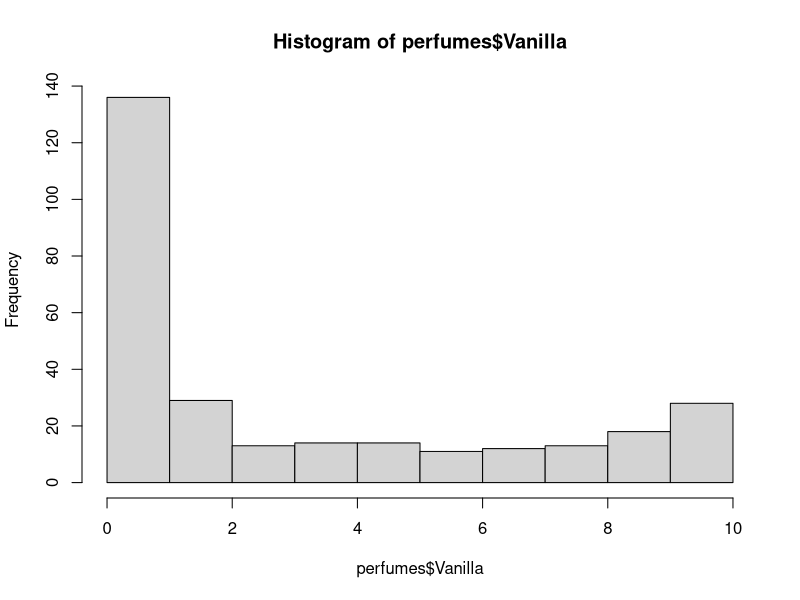
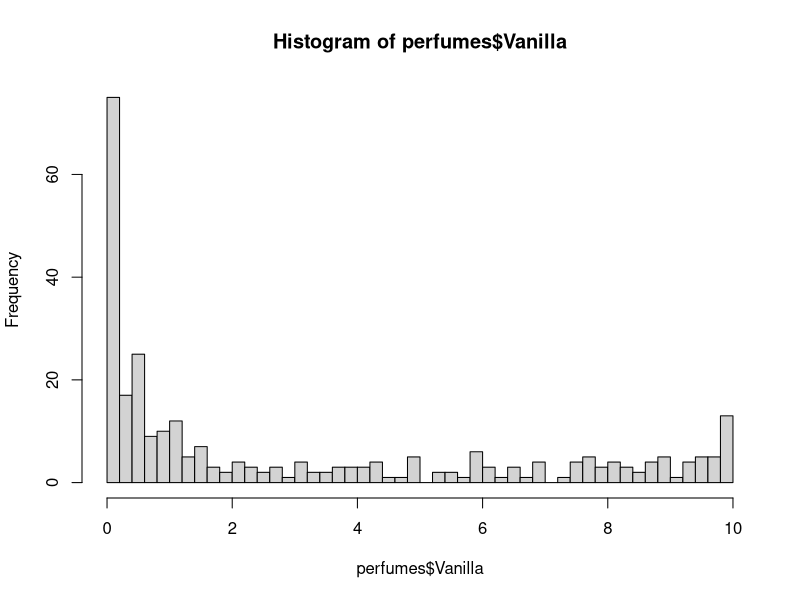
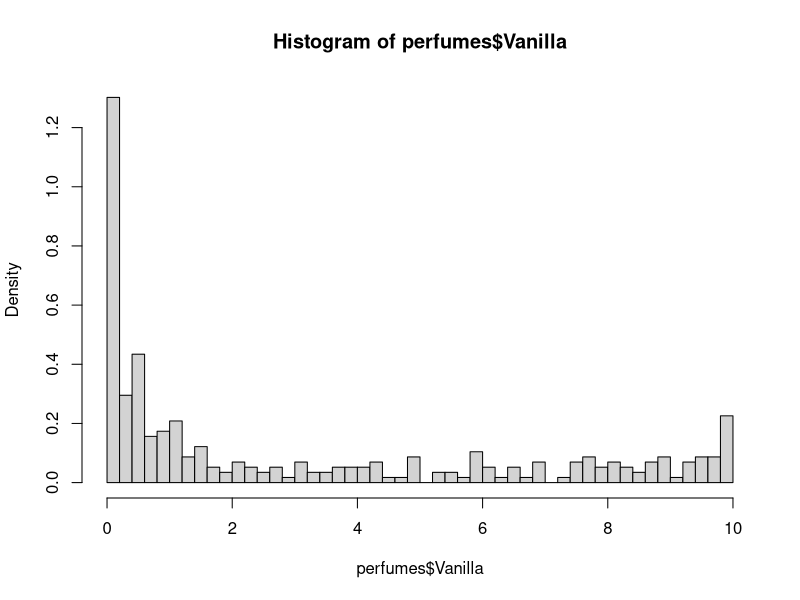
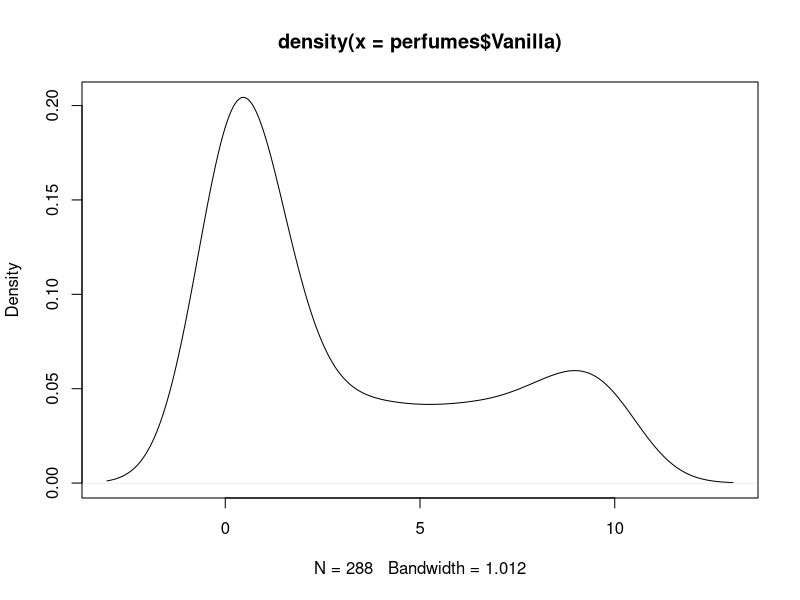
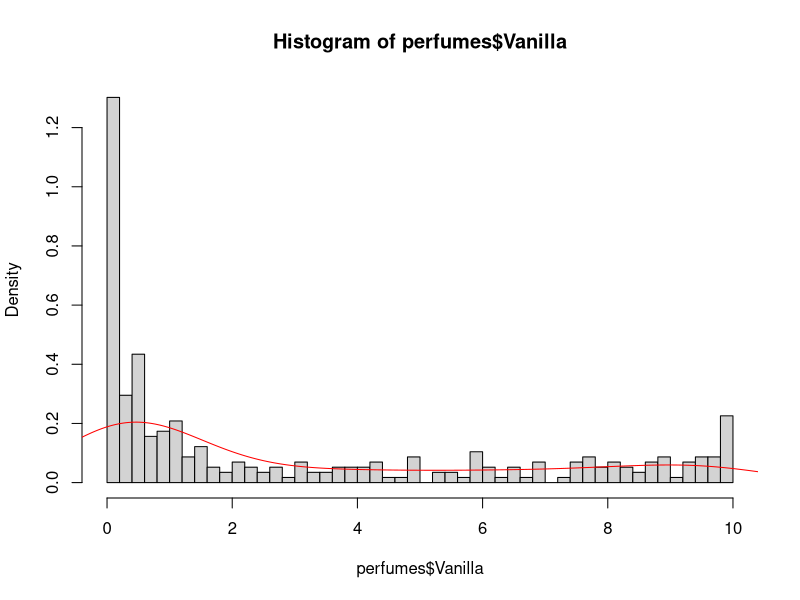
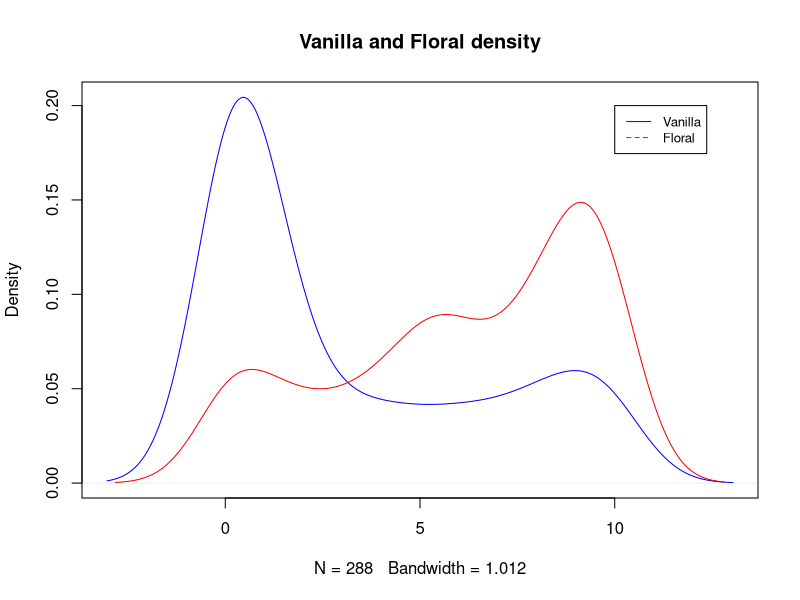
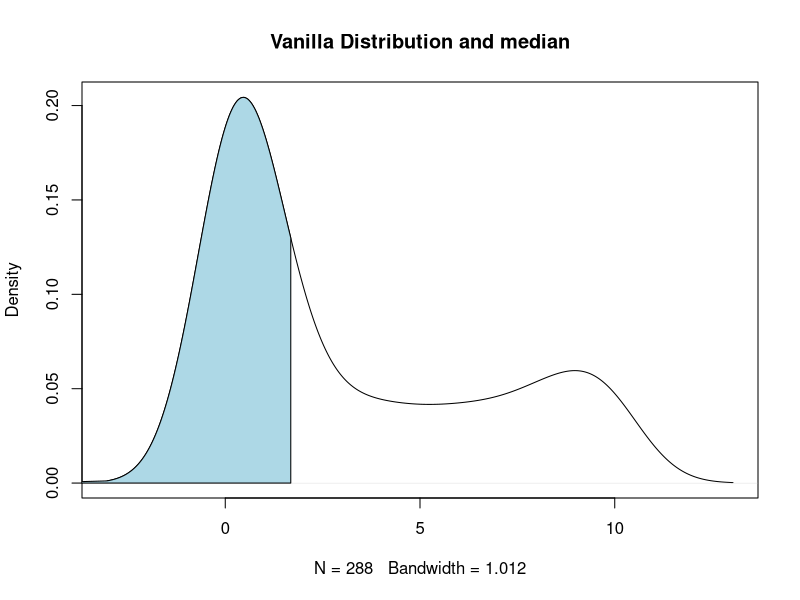
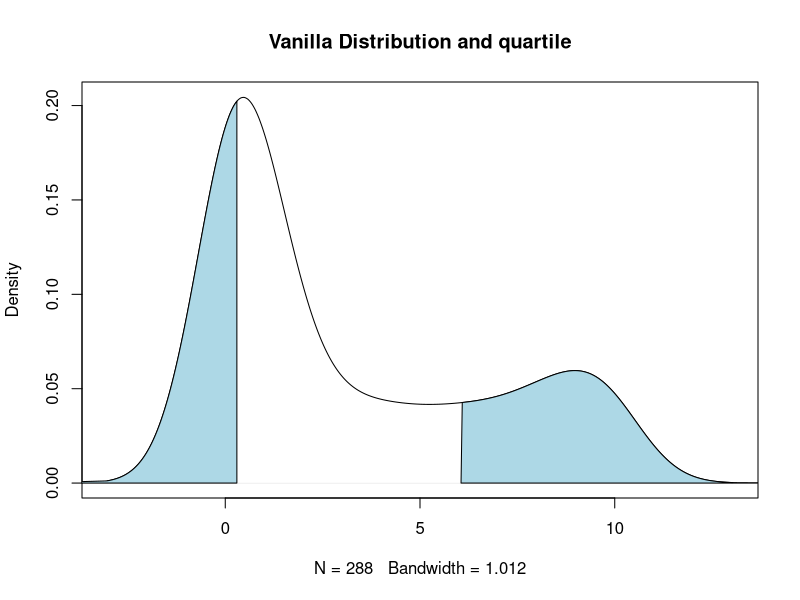

These figures' R source, in order:
## ---- chunk 1
perfumes <- read.csv("data/perfumes_qda_experts.csv")
## ---- chunk 2
hist(perfumes$Vanilla)
## ---- chunk 3
hist(perfumes$Vanilla, breaks = 50)
## ---- chunk 4
hist(perfumes$Vanilla, breaks = 50, probability = TRUE)
## ---- chunk 5
plot(density(perfumes$Vanilla))
## ---- chunk 6
hist(perfumes$Vanilla, breaks = 50, probability = TRUE)
lines(density(perfumes$Vanilla), col="red")
## ---- chunk 7
plot(density(perfumes$Vanilla), col="blue", main="Vanilla and Floral density")
lines(density(perfumes$Floral), col="red")

legend(10, 0.2, legend=c("Vanilla", "Floral"),
       col=c("blue", "red"), lty=1:2, cex=0.8)

## ---- chunk 8
d<-density(perfumes$Vanilla)
# Plot the line
plot(d, main="Vanilla Distribution and median")
p50=which.max(cumsum(d$y/sum(d$y)) >= 0.50)

# Plot the shading
polygon(c(-5, d$x[1:p50], d$x[p50]), c(0, d$y[1:p50], 0), col = 'lightblue')
## ---- chunk 9
d<-density(perfumes$Vanilla)

# Plot the line
plot(d, main="Vanilla Distribution and quartile")
p25=which.max(cumsum(d$y/sum(d$y)) >= 0.25)
p75=which.max(cumsum(d$y/sum(d$y)) >= 0.75)

# Plot the shading
polygon(c(-5, d$x[1:p25], d$x[p25]), c(0, d$y[1:p25], 0), col = 'lightblue')
poly_range <- d$x > d$x[p75] 
polygon(c(d$x[p75], d$x[poly_range], 15),c(0, d$y[poly_range], 0),col = "lightblue") 
## ---- chunk 10
d<-density(perfumes$Vanilla)

# Plot the line
plot(d, main="Vanilla Distribution and quantiles")
p025=which.max(cumsum(d$y/sum(d$y)) >= 0.025)
p975=which.max(cumsum(d$y/sum(d$y)) >= 0.975)

# Plot the shading
polygon(c(-5, d$x[1:p025], d$x[p025]), c(0, d$y[1:p025], 0), col = 'lightblue')
poly_range <- d$x > d$x[p975] 
polygon(c(d$x[p975], d$x[poly_range], 15),c(0, d$y[poly_range], 0),col = "lightblue")

# Plot the vline
abline(v=mean(perfumes$Vanilla))
text(mean(perfumes$Vanilla),0.2, "mean", pos=2)

abline(v=d$x[p975])
text(d$x[p975],0.2, "Q97.5", pos=2)

abline(v=d$x[p025])
text(d$x[p025],0.2, "Q0.25", pos=2)
## ---- chunk 11
par(mfrow=c(1,3))
boxplot(perfumes$Floral, main="Floral")
text(0.75,mean(perfumes$Floral)+0.25, "mean", pos=2)
abline(h=mean(perfumes$Floral))
text(0.75,min(perfumes$Vanilla)+0.25, "min", pos=2)
abline(h=min(perfumes$Vanilla))
text(0.75,quantile(perfumes$Floral, probs = 0.25)+0.25, "q1", pos=2)
abline(h=quantile(perfumes$Floral, probs = 0.25))
text(0.75,quantile(perfumes$Floral, probs = 0.75)+0.25, "q3", pos=2)
abline(h=quantile(perfumes$Floral, probs = 0.75))
text(0.75,quantile(perfumes$Floral, probs = 0.5)+0.25, "Median", pos=2)
abline(h=quantile(perfumes$Floral, probs = 0.5))
text(0.75,quantile(perfumes$Floral, probs = 1)+0.25, "max", pos=2)
abline(h=quantile(perfumes$Floral, probs = 1))

boxplot(perfumes$Vanilla, main="Vanilla")
text(0.75,mean(perfumes$Vanilla)+0.25, "mean", pos=2)
abline(h=mean(perfumes$Vanilla))

boxplot(perfumes$Citrus, main="Citrus")
abline(h=mean(perfumes$Citrus))
text(0.75,mean(perfumes$Citrus)+0.25, "mean", pos=2)
## ---- chunk 12
library(tidyverse)
## ---- chunk 13
perfumes <- perfumes %>% filter(Product=="Angel"|Product=="Chanel N5"|Product=="J'adore ET")
## ---- chunk 14
ggplot(perfumes)+aes(x=Floral, color=Product)+geom_density()
## ---- chunk 15
ggplot(perfumes)+aes(y=Floral, x= Product, color=Product)+geom_boxplot()
## ---- chunk 16
ggplot(perfumes)+aes(y=Floral, x= Product, color=Product)+geom_boxplot() + 
stat_summary(fun=mean, geom="line", aes(group=1), color="black") + 
stat_summary(fun=mean, geom="point")
## ---- chunk 17
library("gridExtra")
A1 <- ggplot(perfumes)+aes(y=Floral, x= Product, color=Product)+geom_boxplot() + 
stat_summary(fun=mean, geom="line", aes(group=1), color="black") + 
stat_summary(fun=mean, geom="point")+
  theme(axis.title.x=element_blank(),
        axis.text.x=element_blank(),
        axis.ticks.x=element_blank())
A2 <- ggplot(perfumes)+aes(y=Vanilla, x= Product, color=Product)+geom_boxplot() + 
stat_summary(fun=mean, geom="line", aes(group=1), color="black") + 
stat_summary(fun=mean, geom="point")+
  theme(axis.title.x=element_blank(),
        axis.text.x=element_blank(),
        axis.ticks.x=element_blank())
A3 <- ggplot(perfumes)+aes(y=Citrus, x= Product, color=Product)+geom_boxplot() + 
stat_summary(fun=mean, geom="line", aes(group=1), color="black") + 
stat_summary(fun=mean, geom="point")+
  theme(axis.title.x=element_blank(),
        axis.text.x=element_blank(),
        axis.ticks.x=element_blank())
grid.arrange(A1, A2, A3, ncol=2, nrow = 2)
## ---- chunk 18
library("gridExtra")
A1 <- ggplot(perfumes)+aes(y=Floral, x= Product, color=Product)+ 
stat_summary(fun=mean, geom="line", aes(group=1), color="black") + 
stat_summary(fun=mean, geom="point")+
  theme(axis.title.x=element_blank(),
        axis.text.x=element_blank(),
        axis.ticks.x=element_blank())
A2 <- ggplot(perfumes)+aes(y=Vanilla, x= Product, color=Product) + 
stat_summary(fun=mean, geom="line", aes(group=1), color="black") + 
stat_summary(fun=mean, geom="point")+
  theme(axis.title.x=element_blank(),
        axis.text.x=element_blank(),
        axis.ticks.x=element_blank())
A3 <- ggplot(perfumes)+aes(y=Citrus, x= Product, color=Product) + 
stat_summary(fun=mean, geom="line", aes(group=1), color="black") + 
stat_summary(fun=mean, geom="point")+
  theme(axis.title.x=element_blank(),
        axis.text.x=element_blank(),
        axis.ticks.x=element_blank())
grid.arrange(A1, A2, A3, ncol=2, nrow = 2)
## ---- chunk 19
perfumes$Vanilla <- perfumes$Vanilla/sd(perfumes$Vanilla)
perfumes$Floral <- perfumes$Floral/sd(perfumes$Floral)
perfumes$Citrus <- perfumes$Citrus/sd(perfumes$Citrus)

library("gridExtra")

A1 <- ggplot(perfumes)+aes(y=Floral, x= Product, color=Product)+ 
stat_summary(fun=mean, geom="line", aes(group=1), color="black") + 
stat_summary(fun=mean, geom="point")+
  theme(axis.title.x=element_blank(),
        axis.text.x=element_blank(),
        axis.ticks.x=element_blank())
A2 <- ggplot(perfumes)+aes(y=Vanilla, x= Product, color=Product) + 
stat_summary(fun=mean, geom="line", aes(group=1), color="black") + 
stat_summary(fun=mean, geom="point")+
  theme(axis.title.x=element_blank(),
        axis.text.x=element_blank(),
        axis.ticks.x=element_blank())
A3 <- ggplot(perfumes)+aes(y=Citrus, x= Product, color=Product) + 
stat_summary(fun=mean, geom="line", aes(group=1), color="black") + 
stat_summary(fun=mean, geom="point")+
  theme(axis.title.x=element_blank(),
        axis.text.x=element_blank(),
        axis.ticks.x=element_blank())
grid.arrange(A1, A2, A3, ncol=2, nrow = 2)
## ---- chunk 20
Mean_Attributes <- perfumes %>% group_by(Product) %>% summarise(
          mean_Vanilla=mean(Vanilla),
          mean_Citrus=mean(Citrus),
          mean_Floral=mean(Floral)
)

matrix_Floral <- as.matrix(dist(Mean_Attributes$mean_Floral))
matrix_Citrus <- as.matrix(dist(Mean_Attributes$mean_Citrus))
matrix_Vanilla <- as.matrix(dist(Mean_Attributes$mean_Vanilla))
## ---- chunk 21
A1A2<-ggplot(Mean_Attributes)+aes(x = mean_Vanilla, y=mean_Floral, color=Product)+geom_path(aes(group=1),color="black")+geom_point()
A2A3<-ggplot(Mean_Attributes)+aes(x = mean_Floral, y=mean_Citrus, color=Product)+geom_path(aes(group=1),color="black")+geom_point()
A1A3<-ggplot(Mean_Attributes)+aes(x = mean_Vanilla, y=mean_Citrus, color=Product)+geom_path(aes(group=1), color="black")+geom_point()
grid.arrange(A1A2, A2A3, A1A3, ncol=2, nrow = 2)
